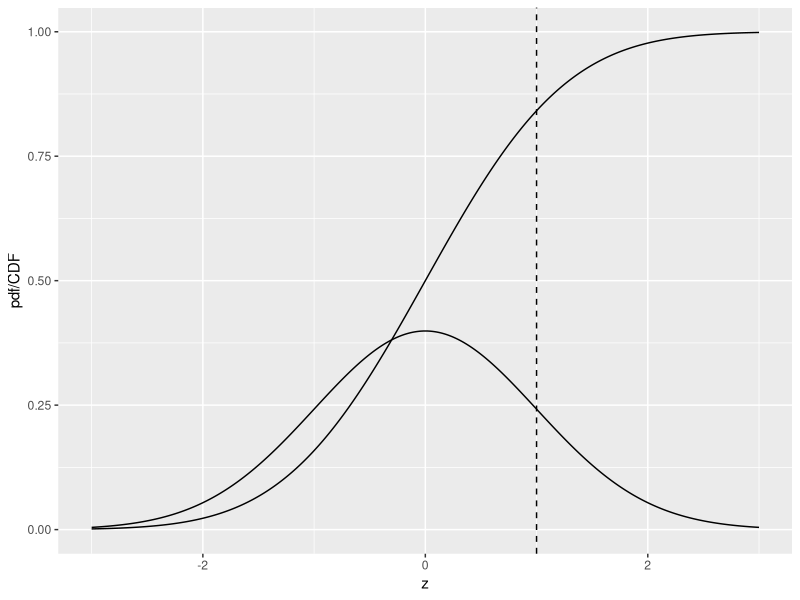
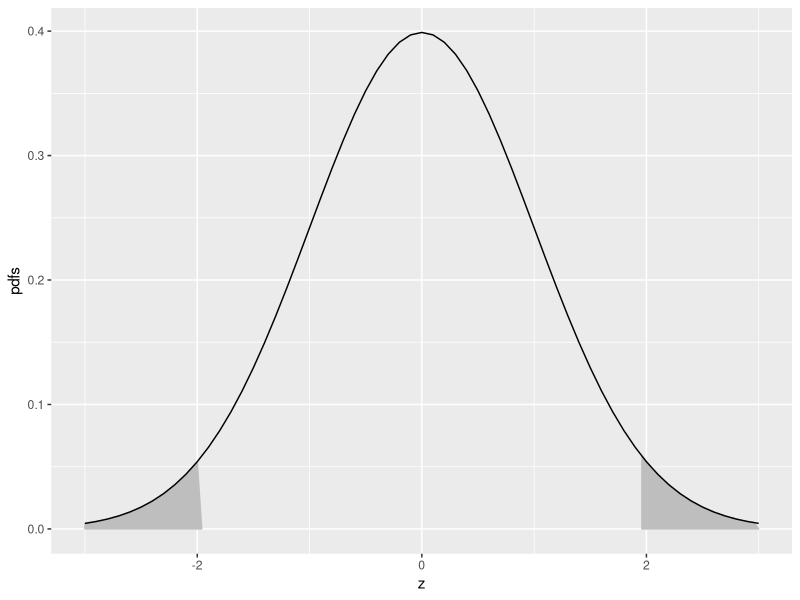
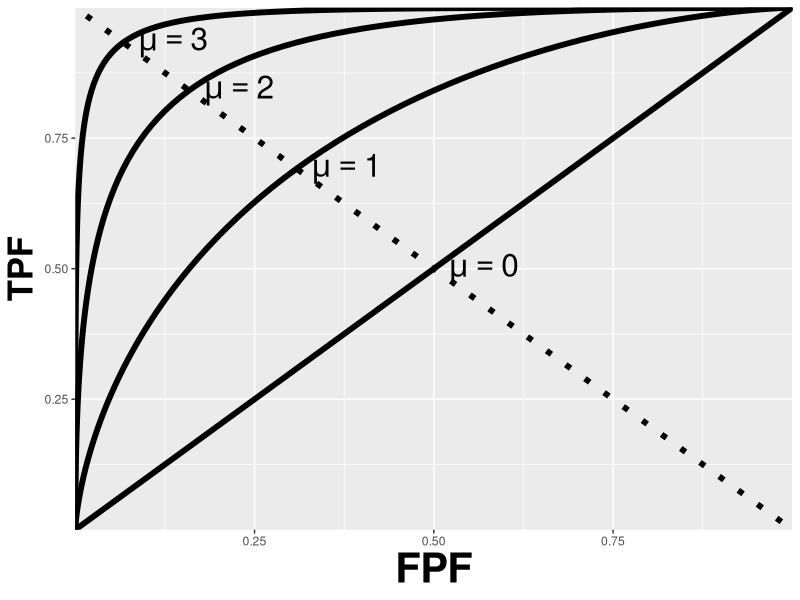
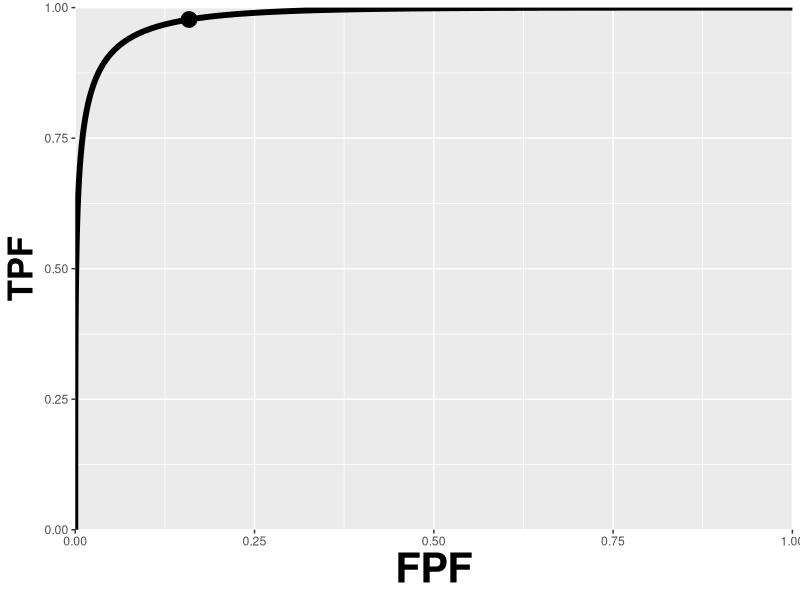

Recreate these plots in R, in order.
## ---- chunk 1
knitr::opts_chunk$set(
  collapse = TRUE,
  comment = "#>"
)
library(ggplot2)
library(kableExtra)
## ---- chunk 2
x <- seq(-3,3,0.01)
pdfData <- data.frame(z = x, pdfcdf = dnorm(x))
# plot the CDF
cdfData <- data.frame(z = x, pdfcdf = pnorm(x))
pdfcdfPlot <- ggplot(
  mapping = aes(x = z, y = pdfcdf)) + 
  geom_line(data = pdfData) + 
  geom_line(data = cdfData) +
  geom_vline(xintercept = 1, linetype = 2) + 
  xlab(label = "z") + ylab(label = "pdf/CDF")
print(pdfcdfPlot)
## ---- chunk 3
qnorm(0.025)
qnorm(1-0.025)
pnorm(qnorm(0.025))
qnorm(pnorm(-1.96))
## ---- chunk 4
mu <- 0;sigma <- 1
zeta <- -qnorm(0.025)
step <- 0.1

LL<- -3
UL <- mu + 3*sigma

x.values <- seq(zeta,UL,step)
cord.x <- c(zeta, x.values,UL) 
cord.y <- c(0,dnorm(x.values),0) 

z <- seq(LL, UL, by = step)
curveData <- data.frame(z = z, pdfs = dnorm(z))
shadeData <- data.frame(z = cord.x, pdfs = cord.y)
shadedTails <- ggplot(mapping = aes(x = z, y = pdfs))  + geom_polygon(data = shadeData, color = "grey", fill = "grey")

zeta <- qnorm(0.025)
x.values <- seq(LL, zeta,step)
cord.x <- c(LL, x.values,zeta) 
cord.y <- c(0,dnorm(x.values),0) 
shadeData <- data.frame(z = cord.x, pdfs = cord.y)
shadedTails <- shadedTails + geom_polygon(data = shadeData, color = "grey", fill = "grey") + xlab(label = "z") 
shadedTails <- shadedTails + geom_line(data = curveData, color = "black")
print(shadedTails)
## ---- chunk 5
simulateDataset <- function(K1, K2, mu, zeta, seed) {
  set.seed(seed)
  z1 <- rnorm(K1)
  z2 <- rnorm(K2) + mu
  nTN <- length(z1[z1 < zeta])
  nTP <- length(z2[z2 >= zeta])
  Sp <- nTN/K1
  Se <- nTP/K2
  mu <- qnorm(Sp)+qnorm(Se)
  return(
    list(Sp = Sp,
         Se = Se,
         mu = mu))
}
## ---- chunk 6
mu <- 1.5
zeta <- mu/2
seed <- 100 # line 4
K1 <- 9
K2 <- 11
ds <- simulateDataset(K1, K2, mu, zeta, seed)

cat("seed = ", seed, 
    "\nK1 = ", K1, 
    "\nK2 = ", K2, 
    "\nSpecificity = ", ds$Sp, 
    "\nSensitivity = ", ds$Se, 
    "\nEst. of mu = ", ds$mu, "\n")
## ---- chunk 7
seed <- 101 # change
ds <- simulateDataset(K1, K2, mu, zeta, seed)

cat("seed = ", seed, 
    "\nK1 = ", K1, 
    "\nK2 = ", K2, 
    "\nSpecificity = ", ds$Sp, 
    "\nSensitivity = ", ds$Se, 
    "\nEst. of mu = ", ds$mu, "\n")
## ---- chunk 8
K1 <- 90 # change
K2 <- 110 # change
seed <- 100 # change
ds <- simulateDataset(K1, K2, mu, zeta, seed)

cat("seed = ", seed, 
    "\nK1 = ", K1, 
    "\nK2 = ", K2, 
    "\nSpecificity = ", ds$Sp, 
    "\nSensitivity = ", ds$Se, 
    "\nEst. of mu = ", ds$mu, "\n")
## ---- chunk 9
seed <- 101 # change
ds <- simulateDataset(K1, K2, mu, zeta, seed)

cat("seed = ", seed, 
    "\nK1 = ", K1, 
    "\nK2 = ", K2, 
    "\nSpecificity = ", ds$Sp, 
    "\nSensitivity = ", ds$Se, 
    "\nEst. of mu = ", ds$mu, "\n")
## ---- chunk 10
results <- array(dim = c(9,6))
mu <- 1.5
zeta <- mu/2
results[9,] <- c(Inf, Inf, NA, pnorm(zeta), pnorm(mu-zeta), mu)
K1_arr <- c(9, 9, 90, 90, 900, 900, 9000, 9000, NA)
K2_arr <- c(11, 11, 110, 110, 1100, 1100, 11000, 11000, NA)
seed_arr <- c(100,101,100,101,100,101,100,101,NA)
for (i in 1:8) {
  ds <- simulateDataset(K1_arr[i], K2_arr[i], mu, zeta, seed_arr[i])
  results[i,] <- c(K1_arr[i], K2_arr[i], seed_arr[i], ds$Sp, ds$Se, ds$mu)
}
df <- as.data.frame(results)
colnames(df) <- c("K1","K2","seed","Se","Sp","mu")
## ---- chunk 11
kable(df, caption = "Effect of sample size and seed on estimates of sensitivity, specificity and the mu-parameter.", escape = FALSE)
## ---- chunk 12
pnorm(0.75) # example 1
2*qnorm(pnorm(zeta)) # example 2
## ---- chunk 13
mu <- 0;zeta <- seq(-5, mu + 5, 0.05)
FPF <- pnorm(-zeta)
rocPlot <- ggplot(mapping = aes(x = FPF, y = TPF))
for (mu in 0:3){
  TPF <- pnorm(mu-zeta)
  curveData <- data.frame(FPF = FPF, TPF = TPF)
  rocPlot <- rocPlot + geom_line(data = curveData, size = 2) + 
    xlab("FPF")+ ylab("TPF" ) + 
    theme(axis.title.y = element_text(size = 25,face="bold"),
          axis.title.x = element_text(size = 30,face="bold"))  +
  annotate("text", x = pnorm(-mu/2) + 0.07, y = pnorm(mu/2), 
             label = paste0("mu == ", mu), parse = TRUE, size = 8)
  next
}
rocPlot <- rocPlot +
  scale_x_continuous(expand = c(0, 0)) + 
  scale_y_continuous(expand = c(0, 0))     
  
rocPlot <- rocPlot + geom_abline(slope = -1, intercept = 1, linetype = 3, size = 2)
print(rocPlot)
## ---- chunk 14
mu <- 3;zeta <- seq(-4,mu+3,0.05)
FPF <- pnorm(-zeta)
TPF <- pnorm(mu -zeta) 
FPF <- c(1, FPF, 0);TPF <- c(1, TPF, 0)
curveData <- data.frame(FPF = FPF, TPF = TPF)
OpX <- pnorm(-1)
OpY <- pnorm(mu-1)
pointData <- data.frame(FPF = OpX, TPF = OpY)
rocPlot <- ggplot(mapping = aes(x = FPF, y = TPF)) + xlab("FPF")+ ylab("TPF" ) + 
  geom_line(data = curveData, size = 2) + geom_point(data = pointData, size = 5) +
  theme(axis.title.y = element_text(size = 25,face="bold"),
        axis.title.x = element_text(size = 30,face="bold"))  +
  scale_x_continuous(expand = c(0, 0)) + 
  scale_y_continuous(expand = c(0, 0)) 
print(rocPlot)
## ---- chunk 15
pnorm(3/sqrt(2))
## ---- chunk 16
alpha <- 0.05
qnorm(1-alpha/2) #this is z_{\alpha/2}, upper quantile
qnorm(alpha/2) # # this is \Phi^{-1}(\alpha/2), lower quantile
## ---- chunk 17
options(digits=3)
seed <- 100;set.seed(seed)
alpha <- 0.05;K1 <- 99;K2 <- 111;mu <- 5;zeta <- mu/2
cat("alpha = ", alpha, 
    "\nK1 = ", K1, 
    "\nK2 = ", K2, 
    "\nmu = ", mu, 
    "\nzeta = ", zeta, "\n")
z1 <- rnorm(K1)
z2 <- rnorm(K2) + mu
nTN <- length(z1[z1 < zeta])
nTP <- length(z2[z2 >= zeta])
Sp <- nTN/K1;Se <- nTP/K2
cat("Specificity = ", Sp, 
    "\nSensitivity = ", Se, "\n")

# Approx binomial tests
cat("approx 95percent CI on Specificity = ", 
    -abs(qnorm(alpha/2))*sqrt(Sp*(1-Sp)/K1)+Sp, 
    +abs(qnorm(alpha/2))*sqrt(Sp*(1-Sp)/K1)+Sp,"\n")

# Exact binomial test
ret <- binom.test(nTN, K1, p = nTN/K1)
cat("Exact 95percent CI on Specificity = ", 
    as.numeric(ret$conf.int),"\n")

# Approx binomial tests
cat("approx 95percent CI on Sensitivity = ", 
    -abs(qnorm(alpha/2))*sqrt(Se*(1-Se)/K2)+Se, 
    +abs(qnorm(alpha/2))*sqrt(Se*(1-Se)/K2)+Se,"\n")

# Exact binomial test
ret <- binom.test(nTP, K2, p = nTP/K2)
cat("Exact 95percent CI on Sensitivity = ", 
    as.numeric(ret$conf.int),"\n")
## ---- chunk 18
results <- array(dim = c(3,3))
results[1,] <- c(46.7, 100, 53.3)
results[2,] <- c(36.3, 99.3, 63.0)
results[3,] <- c(0.74, 0.95, 0.21)
df <- as.data.frame(results)
rownames(df) <- c("Sensiivity","Specificity","AUC")
colnames(df) <- c("Min","Max","Range")
## ---- chunk 19
kable(df, caption = "The variability of 108 radiologists on a common dataset of screening mammograms. Note the reduced variability when one uses AUC, which accounts for variations in reporting thresholds (AUC variability range is 21percent compared to 53percent for sensitivity and 63percent for specificity).", escape = FALSE)
